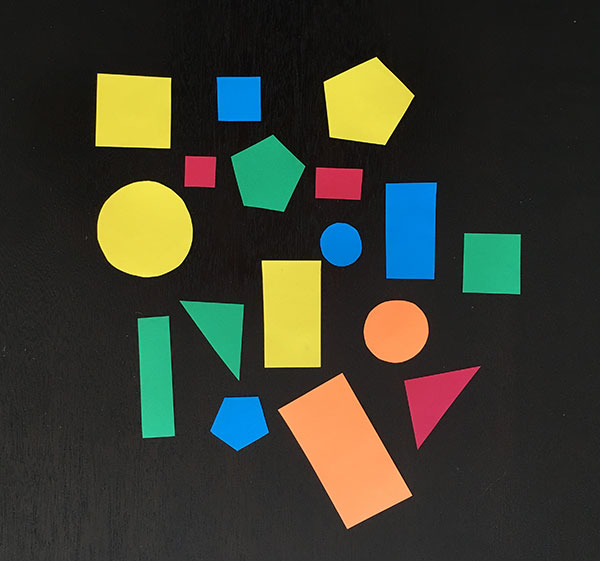
#> input picture detect_shape/shapes_and_colors.jpg, 600 x 561 px
$ python -i other.py   (imports and definitions only)
#> lines starting #> are read from the running program, lines starting #| are printed output that depends on the picture; after the words box and inside, x2 and y2 are one past the last pixel; in counts of white or black regions, pixels touching at a corner belong together
import cv2
import argparse
import numpy as np
import imutils

def detect_shape(imagePath):
#> called with imagePath = 'shapes_and_colors.jpg'
    image = cv2.imread(imagePath)
#> image is the input picture: shape (561, 600, 3); mean B, G, R 47.2, 60.1, 58.4
    gray = cv2.cvtColor(image, cv2.COLOR_BGR2GRAY)
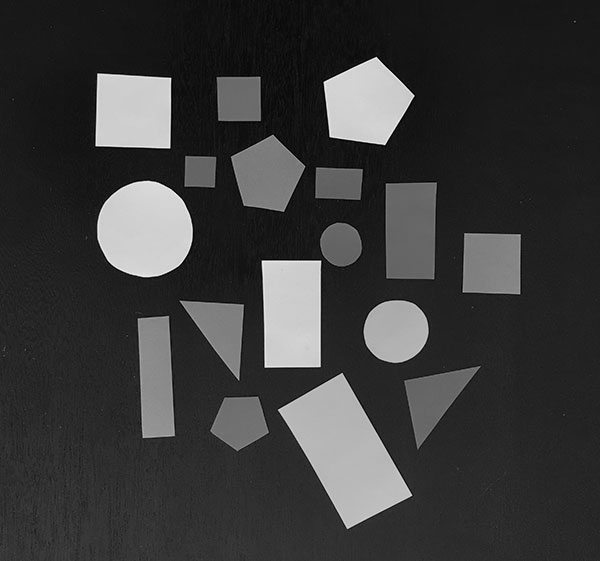
#> gray: shape (561, 600); min 0, max 243, mean 58.1
    blurred = cv2.GaussianBlur(gray, (5, 5), 0)
    _, thresh = cv2.threshold(blurred, 70, 255, cv2.THRESH_BINARY)
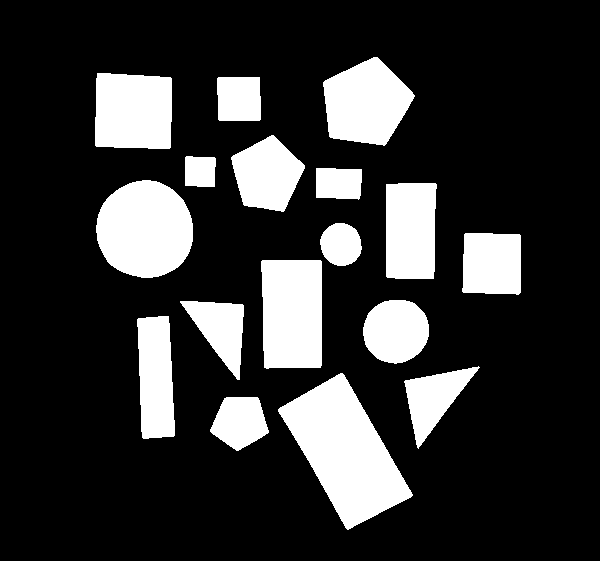
#> thresh: shape (561, 600); 20.2% white; 17 white regions

    cnts = cv2.findContours(thresh.copy(), cv2.RETR_EXTERNAL, cv2.CHAIN_APPROX_SIMPLE)
#> cnts = 17 contours; largest, box (x1, y1, x2, y2) and area: (278, 373, 413, 530) 10338, (96, 180, 193, 278) 7337, (261, 260, 322, 369) 6238, (323, 57, 415, 146) 5556, (95, 73, 172, 149) 5409
    cnts = imutils.grab_contours(cnts)
    for i in cnts:
        peri = cv2.arcLength(i, True)
        approx = cv2.approxPolyDP(i, 0.04*peri, True)

        if len(approx) == 2:
            shape = "Line"
        elif len(approx) == 3:
            shape = "Triangle"
        elif len(approx) == 4:
            (x, y, w, h) = cv2.boundingRect(approx)
            ar = w / float(h)
            if 0.95 <= ar <= 1.05:
                shape = "Square"
            else:
                shape = "Rectangle"
        elif  len(approx) == 5:
            shape = "pentagon"
        else:
            shape = "cricle"

        M = cv2.moments(i)
        cX = int(M["m10"] / M["m00"])
        cY = int(M["m01"] / M["m00"])

        cv2.drawContours(image, i, -1, (255, 0, 0), 1)
        cv2.putText(image, shape, (cX+10, cY+10), cv2.FONT_HERSHEY_SIMPLEX,
                    0.5, (255, 0, 0), 1)
#> this loop made 17 passes
#> (peri, approx, x, y, w, h, ar, shape) on passes 2, 4, 7, 8, 10, 12, 13: (457.6, [[340, 373], [278, 411], [348, 529], [412, 494]], 278, 373, 135, 157, 0.86, 'Rectangle'), (307.5, [[168, 316], [137, 319], [143, 438], [174, 435]], 137, 316, 38, 123, 0.309, 'Rectangle'), (331.3, [[262, 260], [264, 367], [320, 367], [321, 261]], 262, 260, 60, 108, 0.556, 'Rectangle'), (232.1, [[465, 233], [462, 291], [518, 294], [520, 235]], 462, 233, 59, 62, 0.952, 'Square'), (285.9, [[386, 184], [386, 276], [433, 278], [436, 184]], 386, 184, 51, 95, 0.537, 'Rectangle'), (148.5, [[316, 168], [316, 197], [359, 198], [361, 169]], 316, 168, 46, 31, 1.48, 'Rectangle'), (117.1, [[186, 156], [185, 185], [214, 186], [215, 158]], 185, 156, 31, 31, 1, 'Square')
#> (peri, approx, shape, cX, cY) on passes 3, 5: (260.7, [[478, 366], [404, 381], [418, 448]], 'Triangle', 433, 398), (243.9, [[180, 301], [239, 379], [243, 305]], 'Triangle', 220, 328)
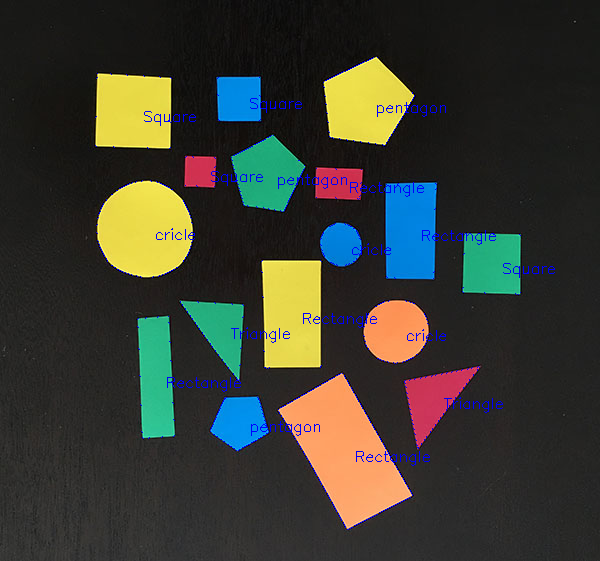
#> image: shape (561, 600, 3); 1.12% of pixels changed, all inside (x1, y1, x2, y2) = (95, 57, 555, 530)

    cv2.imshow("image", image)
    key = cv2.waitKey(0)
#> (key Esc is pressed here)
    if key == 27:
        cv2.destroyAllWindows()
    elif key == ord('s'):
        cv2.imwrite("detect_shape.jpg", image)
        cv2.destroyAllWindows()

# [8 lines not run here, left out]

>>> result = detect_shape('shapes_and_colors.jpg')
